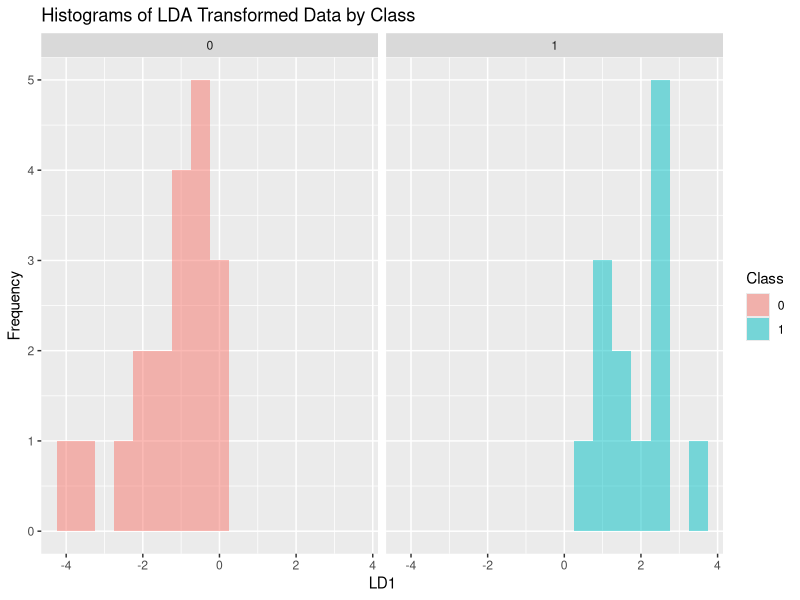

This figure's R source:
# Load necessary libraries
library(MASS)
library(ggplot2)

# Load the mtcars dataset
data(mtcars)
X <- mtcars[, c("mpg", "disp", "hp", "wt", "qsec")]

# Perform LDA
lda_model <- lda(X, mtcars$am)

# Transform the data to the lower-dimensional space
X_lda <- predict(lda_model, X)$x

# Create a histogram for each class in the transformed space
ggplot(data = data.frame(X_lda, Class = factor(mtcars$am)),
       aes(x = LD1, fill = Class)) +
  geom_histogram(binwidth = 0.5, position = "identity", alpha = 0.5) +
  facet_grid(. ~ Class) +
  labs(title = "Histograms of LDA Transformed Data by Class",
       x = "LD1", y = "Frequency")
